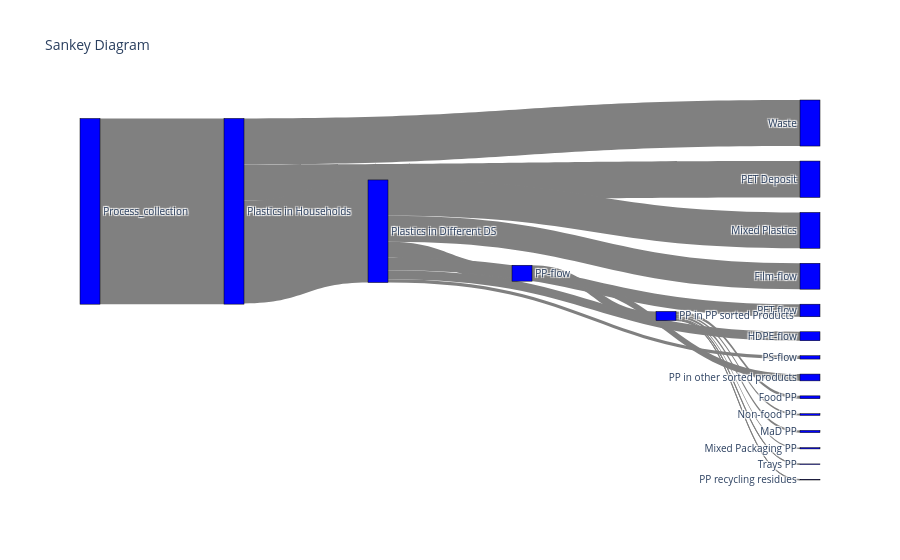

This figure's notebook cell:
### Code cell
# ------------------------------------
# Step 1: Prepare Data for Plotly Sankey
# ------------------------------------
# Create a list of node labels (the order matters for indices)
node_labels = [node['label'] for node in nodes]

# Create a mapping from node label to its index in the node_labels list
label_to_index = {label: idx for idx, label in enumerate(node_labels)}

# Convert link information to use node indices rather than labels
source_indices = [label_to_index[link['source']] for link in links]
target_indices = [label_to_index[link['target']] for link in links]
values = [link['value'] for link in links]

# ------------------------------------
# Step 2: Create the Sankey Diagram with Plotly
# ------------------------------------
fig = go.Figure(data=[go.Sankey(
    node=dict(
        pad=15,
        thickness=20,
        line=dict(color="black", width=0.5),
        label=node_labels,
        color="blue"
    ),
    link=dict(
        source=source_indices,  # List of source node indices
        target=target_indices,  # List of target node indices
        value=values,           # List of link values
        color="gray"
    )
)])

fig.update_layout(title_text="Sankey Diagram", font_size=10)
fig.show()

### Figure 1 — Plotly figure (JSON) as saved in the notebook; plotly's stock layout.template omitted (floating-point values rounded to 4 significant figures)
{"data": [{"link": {"color": "gray", "source": [0, 1, 1, 1, 3, 3, 3, 3, 3, 3, 6, 6, 11, 11, 11, 11, 11, 11], "target": [1, 2, 3, 4, 5, 6, 7, 8, 9, 10, 11, 12, 13, 14, 15, 16, 17, 18], "value": [2170.0, 425, 1199.0, 538.1, 419, 186.2, 38.9, 147, 104.9, 302.7, 106.9, 79.3, 33.4, 19.6, 15, 6.5, 26.2, 6.1]}, "node": {"color": "blue", "label": ["Process_collection", "Plastics in Households", "PET Deposit", "Plastics in Different DS", "Waste", "Mixed Plastics", "PP-flow", "PS-flow", "PET-flow", "HDPE-flow", "Film-flow", "PP in PP sorted Products", "PP in other sorted products", "Food PP", "Non-food PP", "Mixed Packaging PP", "Trays PP", "MaD PP", "PP recycling residues"], "line": {"color": "black", "width": 0.5}, "pad": 15, "thickness": 20}, "type": "sankey"}], "layout": {"font": {"size": 10}, "title": {"text": "Sankey Diagram"}}}
